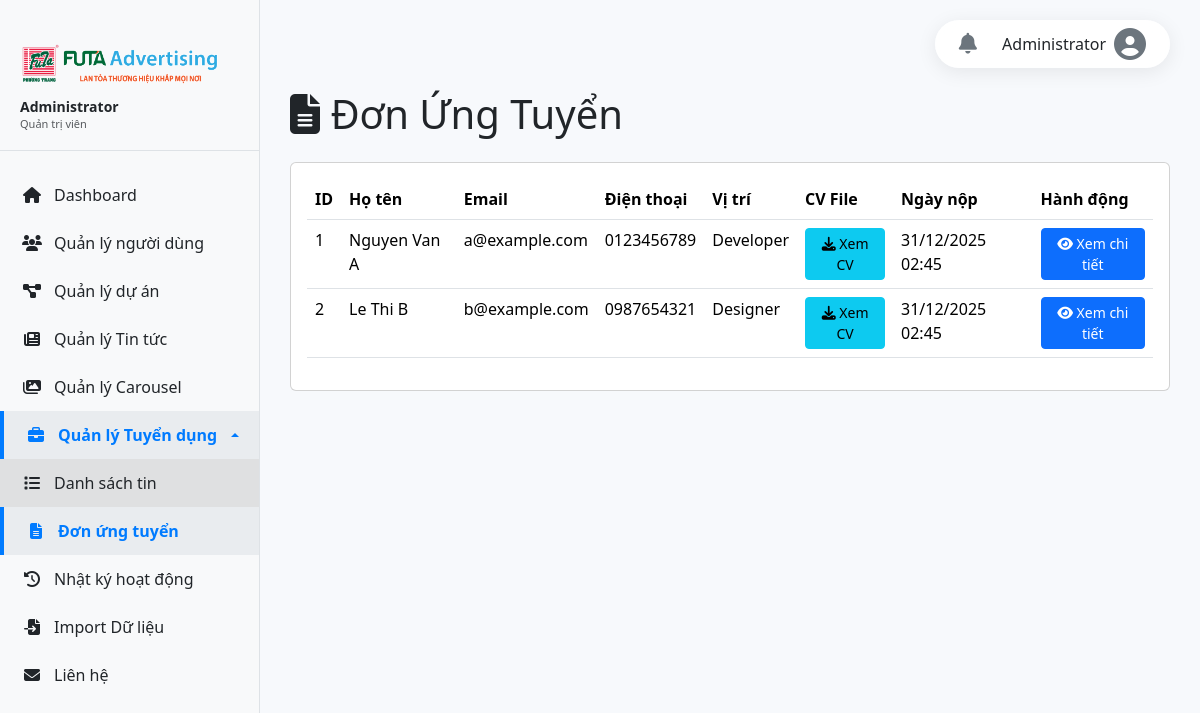
Page /admin/applications.php (signed in) on the committed database.
### tables this page shows
CREATE TABLE `applications` (
  `id` int(11) NOT NULL,
  `fullname` varchar(255) DEFAULT NULL,
  `email` varchar(255) DEFAULT NULL,
  `phone` varchar(50) DEFAULT NULL,
  `position` varchar(255) DEFAULT NULL,
  `message` text DEFAULT NULL,
  `cv_file` varchar(255) DEFAULT NULL,
  `profile_image` varchar(255) DEFAULT NULL,
  `intro_video` varchar(255) DEFAULT NULL,
  `created_at` timestamp NOT NULL DEFAULT current_timestamp()
);

### admin/applications.php (the view, shortened to what this page needs)
<?php
require_once 'auth_check.php';
$applications = $conn->query("SELECT * FROM applications ORDER BY created_at DESC");
?>
<!DOCTYPE html>
<html lang="vi">
<head>
    <link href="https://cdn.jsdelivr.net/npm/bootstrap@5.3.3/dist/css/bootstrap.min.css" rel="stylesheet">
    <link rel="stylesheet" href="https://cdnjs.cloudflare.com/ajax/libs/font-awesome/6.5.2/css/all.min.css">
</head>
<body>
    <?php include 'sidebar.php'; ?>
    <div class="main-content">
        <h1 class="mb-4"><i class="fas fa-file-alt"></i> Đơn Ứng Tuyển</h1>
        <div class="card">
            <div class="card-body">
                <div class="table-responsive">
                    <table class="table table-hover">
                        <thead>
                            <tr>
                                <th>ID</th>
                                <th>Họ tên</th>
                                <th>Email</th>
                                <th>Điện thoại</th>
                                <th>Vị trí</th>
                                <th>CV File</th>
                                <th>Ngày nộp</th>
                                <th>Hành động</th>
                            </tr>
                        </thead>
                        <tbody>
                            <?php if ($applications->num_rows > 0): ?>
                                <?php while($app = $applications->fetch_assoc()): ?>
                                    <tr>
                                        <td><?php echo $app['id']; ?></td>
                                        <td><?php echo htmlspecialchars($app['fullname']); ?></td>
                                        <td><?php echo htmlspecialchars($app['email']); ?></td>
                                        <td><?php echo htmlspecialchars($app['phone']); ?></td>
                                        <td><?php echo htmlspecialchars($app['position']); ?></td>
                                        <td>
                                            <?php if ($app['cv_file']): ?>
                                                <a href="../<?php echo htmlspecialchars($app['cv_file']); ?>" target="_blank" class="btn btn-sm btn-info">
                                                    <i class="fas fa-download"></i> Xem CV
                                                </a>
                                            <?php else: ?>
                                                <span class="text-muted">-</span>
                                            <?php endif; ?>
                                        </td>
                                        <td><?php echo date('d/m/Y H:i', strtotime($app['created_at'])); ?></td>
                                        <td>
                                            <a href="view_application.php?id=<?php echo $app['id']; ?>" class="btn btn-sm btn-primary">
                                                <i class="fas fa-eye"></i> Xem chi tiết
                                            </a>
                                        </td>
                                    </tr>
                                <?php endwhile; ?>
                            <?php else: ?>
                                <tr>
                                    <td colspan="8" class="text-center text-muted">Chưa có đơn ứng tuyển nào</td>
                                </tr>
                            <?php endif; ?>
                        </tbody>
                    </table>
                </div>
            </div>
        </div>
    </div>
</body>
</html>

### admin/applications.php (style rules this page uses)
body { background: #f7f9fc; }

### admin/sidebar.php (style rules this page uses)
.main-content { margin-left: 260px; padding: 30px; padding-top: 90px; min-height: 100vh; }

### rows in the picture
applications: id "1", fullname "Nguyen Van A", email "a@example.com", phone "0123456789", position "Developer", created_at "31/12/2025 02:45"
applications: id "2", fullname "Le Thi B", email "b@example.com", phone "0987654321", position "Designer", created_at "31/12/2025 02:45"

### other values in the picture
$_SESSION['admin_fullname'] "Administrator"
$display_role_str "Quản trị viên"
